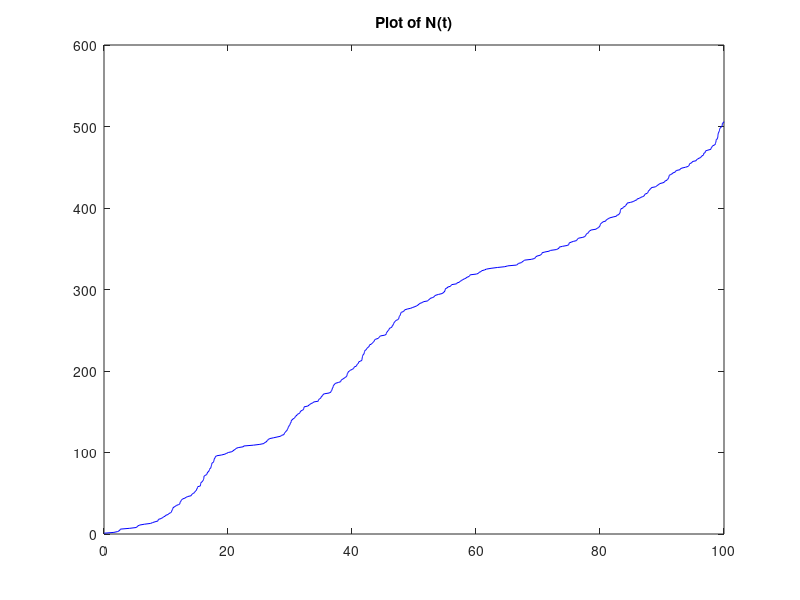
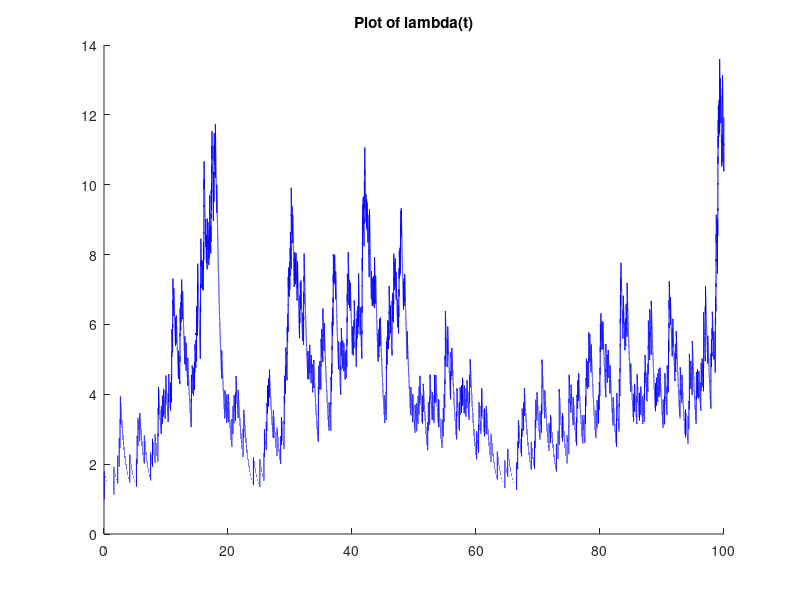

MATLAB code to generate these figures, in order:
function hw2_485_problem6_1
L=[];
L(1) = -log(rand());

while L(end) <= 100
    lbd_star = find_lambda(L,L(end));
    t=0;
    while true
        t = t-(1/lbd_star)*log(rand());
        u = rand();
        if u <= (find_lambda(L,t)/lbd_star)
            L(end+1) = L(end) + t;
            break
        end
    end


end

L=L(1,1:end-1);
plot(L,1:size(L,2),"b");
title("Plot of N(t)");

figure
hold on
plot([0;L(1)],[1;1],"color","b");
plot([L(1) L(1)],[1 1+0.8],"b");

for k = 1:(length(L)-1)
y = 1;
x = [L(k):0.0001:L(k+1)];
for g = 1:k
    y = y + 0.8*exp(-1.2*(x-L(g)));
end
plot([x(end) x(end)],[y(end) (y(end)+0.8)],"b")
plot(x,y,"b");
end
title("Plot of lambda(t)");

hold off


end




function lambda = find_lambda(L, t)

lambda = 1;
for g = 1:length(L)
    lambda = lambda + 0.8*exp(-1.2*(t-L(g)));
end
    

end



